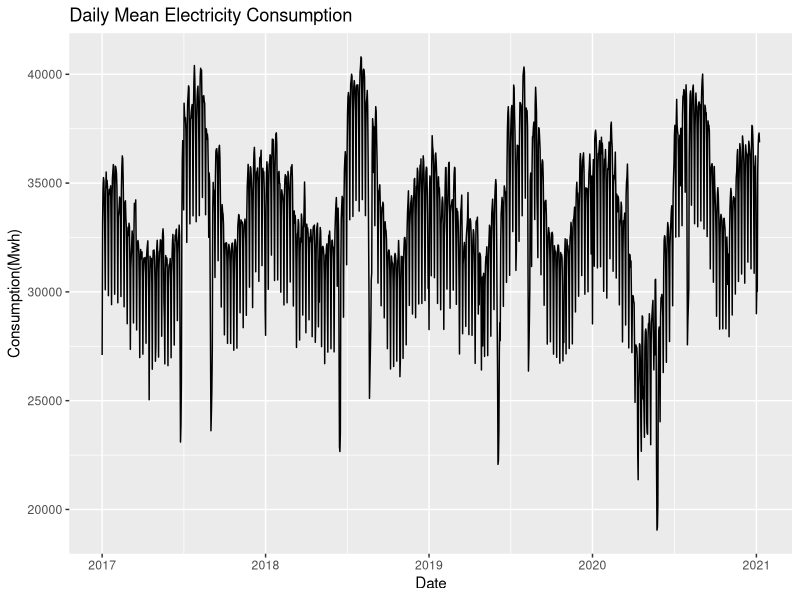
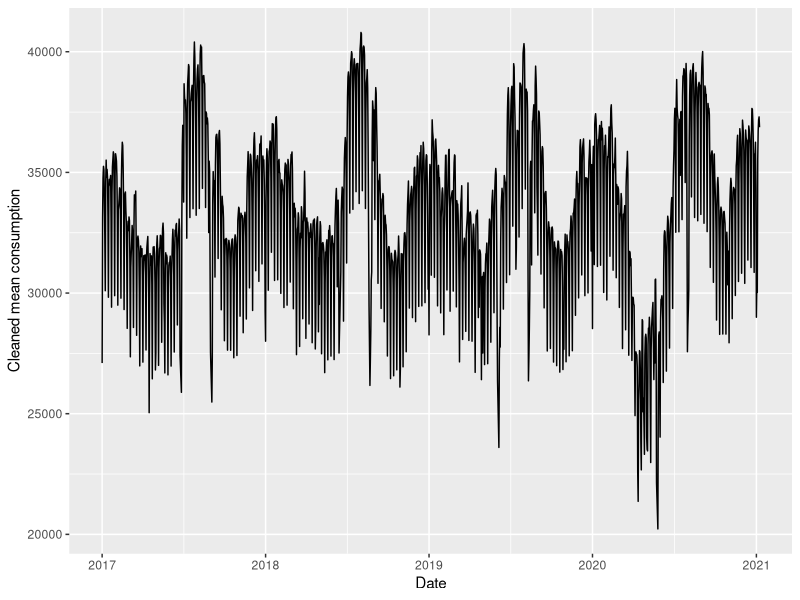
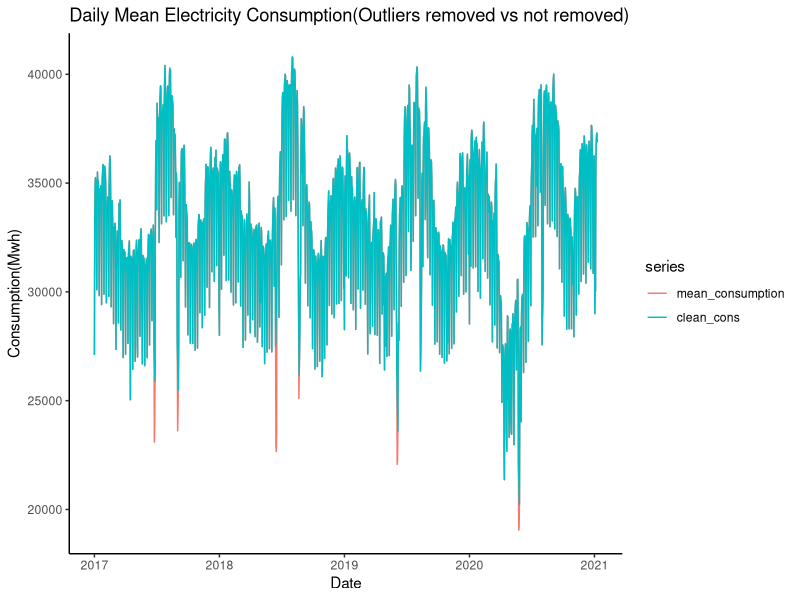
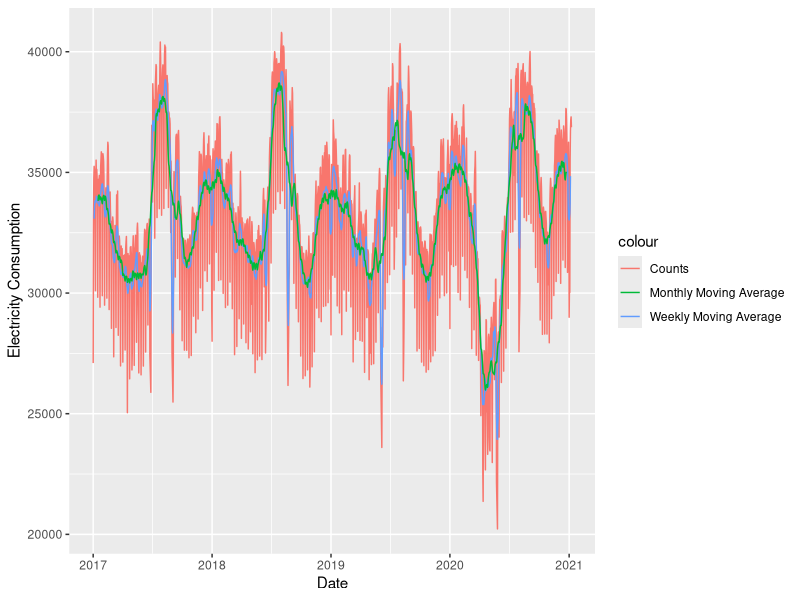
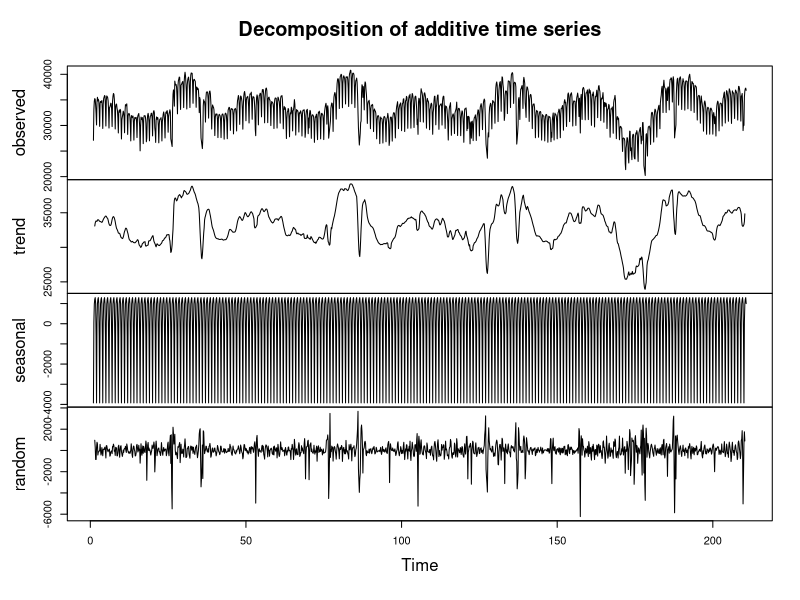
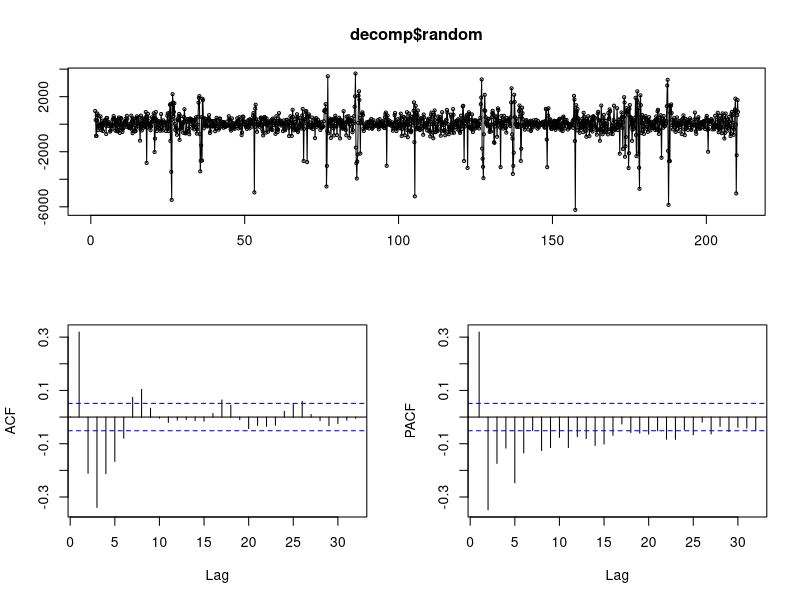
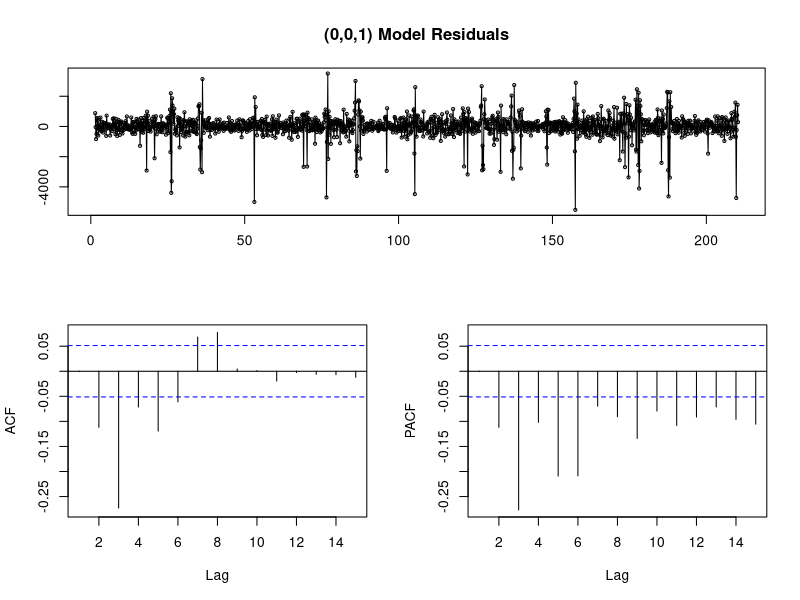
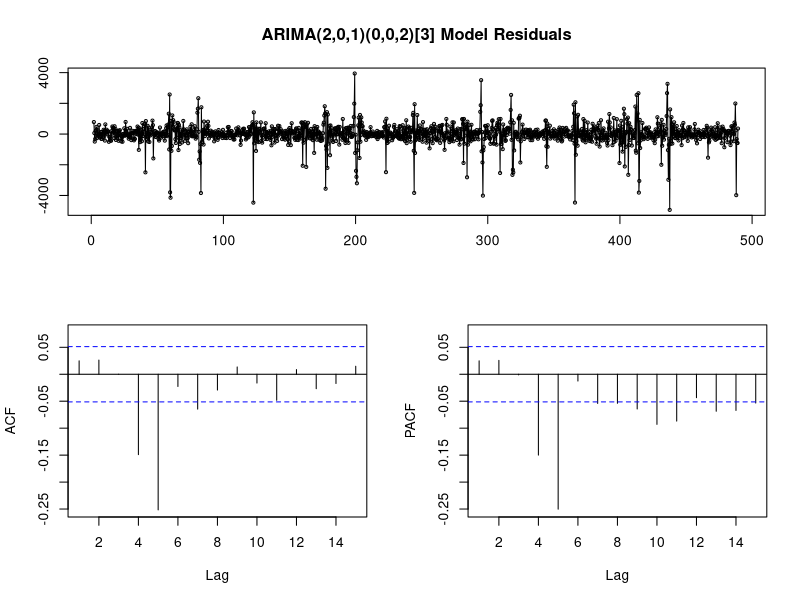

Source code (R) for these figures, in order: (Note: this script raises an error after producing the figures.)
## ---- chunk 1
knitr::opts_chunk$set(echo = TRUE,message=FALSE, warning=FALSE)
## ---- chunk 2
library('ggplot2')
library('forecast')
library('tseries')
library("data.table")
library("lubridate")
library("zoo")

## ---- chunk 3
consumption = fread('RealTimeConsumption-01012017-08012021.csv', header=TRUE)

names(consumption)[names(consumption) == "Consumption (MWh)"] <- "cons"
consumption[,Date:=as.Date(Date,"%d.%m.%Y")]
consumption[,cons:=as.numeric(gsub(",", "", cons))]
daily_consumption=consumption[,list(mean_consumption=mean(cons,na.rm=T)),by=list(Date)]
## ---- chunk 4


ggplot(daily_consumption, aes(Date, mean_consumption)) + geom_line()  + labs(x="Date",y="Consumption(Mwh)",title="Daily Mean Electricity Consumption")


## ---- chunk 5
is.ts(daily_consumption)
daily_consumption
cons_ts = ts(daily_consumption[, c('mean_consumption')])

daily_consumption$clean_cons = tsclean(cons_ts)

ggplot() + 
  geom_line(data = daily_consumption, aes(x = Date, y = clean_cons)) + ylab('Cleaned mean consumption')


## ---- chunk 6
ts_data<-ts(daily_consumption,start = c(2017, 1,1),frequency = 365)
autoplot(ts_data[,c("mean_consumption","clean_cons")]) +
  theme_classic()+
  labs( x="Date",y="Consumption(Mwh)",title=("Daily Mean Electricity Consumption(Outliers removed vs not removed)"))

## ---- chunk 7
daily_consumption$cons_ma = ma(daily_consumption$clean_cons, order=7) # using the clean count with no outliers
daily_consumption$cons_ma30 = ma(daily_consumption$clean_cons, order=30)


ggplot() + 
  geom_line(data = daily_consumption, aes(x = Date, y = clean_cons, colour = "Counts")) +
  geom_line(data = daily_consumption, aes(x = Date, y = cons_ma,   colour = "Weekly Moving Average"))  +
  geom_line(data = daily_consumption, aes(x = Date, y = cons_ma30, colour = "Monthly Moving Average"))  +
  ylab('Electricity Consumption')

## ---- chunk 8
ts_data1 = ts(na.omit(daily_consumption$clean_cons), frequency=7) 
decomp = decompose(ts_data1)
plot(decomp) 

## ---- chunk 9
require(urca)
unt_test=ur.kpss(decomp$random) 
summary(unt_test)

## ---- chunk 10

tsdisplay(decomp$random)

## ---- chunk 11
library(stats)
fitted=auto.arima(decomp$random,seasonal=F,trace=T)
## ---- chunk 12
random<-decomp$random
model <- arima(random, order=c(0,0,1))
print(model)
AIC(model)
BIC(model)

## ---- chunk 13

tsdisplay(residuals(model), lag.max=15, main='(0,0,1) Model Residuals') 

## ---- chunk 14


x=ts(decomp$random,freq=3)
model <-auto.arima(x, seasonal=T, trace=T)
print(model)
tsdisplay(residuals(model), lag.max=15, main='ARIMA(2,0,1)(0,0,2)[3] Model Residuals') 


## ---- chunk 15
model<-arima(x,order=c(2,0,5),seasonal = c(0,0,2))
print(model)
BIC(model)
tsdisplay(residuals(model), lag.max=15, main='ARIMA(2,0,5)(0,0,2)[3] Model Residuals')


## ---- chunk 16

model <-arima(decomp$random, order=c(3,0,1))
print(model)


## ---- chunk 17

tsdisplay(residuals(model), lag.max=15, main='(3,0,1) Model Residuals') 


## ---- chunk 18
model <-arima(decomp$random, order=c(3,0,1))
model_fitted<-decomp$random-residuals(model)
model_fitted_transformed <- model_fitted+decomp$trend+decomp$seasonal
# combining the two fr autoplot
comb_ts <- cbind(decomp$random, model_fitted)
ts_comb<-ts(comb_ts,start = c(2017, 1,1),frequency = 365)


autoplot(ts_comb, xlab = "Year", ylab = "Electricity Consumption-Random Term",main="Electricity Consumption-Random Term(2017-2021)")
#points(model_fitted, type = "l", col = 2, lty = 2)

## ---- chunk 19
library("tseries")    
comb_ts <- cbind(ts_data1, model_fitted_transformed)
ts_comb<-ts(comb_ts,start = c(2017, 1,1),frequency = 365)
## ---- chunk 20
autoplot(ts_comb, xlab = "Year", ylab = "Electricity Consumption",main="Electricity Consumption Model vs Observed(2017-2021)")
## ---- chunk 21

model_forecast<- predict(model, n.ahead = 14)$pred

last_trend_value <-as.numeric(rep(tail(decomp$trend[!is.na(decomp$trend)],1),14))
seasonality=as.numeric(tail(decomp$seasonal,14))
#back to the original series
model_forecast=model_forecast+last_trend_value+seasonality
model_forecast
## ---- chunk 22
x=ts(decomp$random,freq=3)
model<-arima(x,order=c(2,0,5),seasonal = c(0,0,2))
model_forecast2<- predict(model, n.ahead = 14)$pred

last_trend_value <-as.numeric(rep(tail(decomp$trend[!is.na(decomp$trend)],1),14))
seasonality=as.numeric(tail(decomp$seasonal,14))
#back to the original series
model_forecast2=model_forecast2+last_trend_value+seasonality
model_forecast2
## ---- chunk 23
daily_consumption[,differ:=clean_cons-shift(clean_cons,7)]
ggplot(daily_consumption,aes(x=Date)) + geom_line(aes(y=differ))
unt_test=ur.kpss(daily_consumption$differ) 
summary(unt_test)
## ---- chunk 24
tsdisplay(daily_consumption$differ)
daily_consumption$differ<-ts(daily_consumption$differ,freq=7)
fitted=auto.arima(daily_consumption$differ,seasonal = T,trace=T)
tsdisplay(residuals(fitted), lag.max=21, main='(2,0,1)(2,0,0)[7] Model Residuals') 

## ---- chunk 25
fitted
nahead=14
forecasted=forecast(fitted,h=nahead)
forecasted
## ---- chunk 26
#forecasted value with second approach
temporary=copy(daily_consumption)

test=daily_consumption[1:nahead]
test[,mean_consumption:=NA]
test$Date=max(daily_consumption$Date)+c(1:nahead)
test[,predicted_differ:=as.numeric(forecasted$mean)]

temporary=rbindlist(list(temporary,test),fill=T,use.names=T)
temporary[is.na(predicted_differ),predicted_differ:=differ] # past values are known

# transforming to the original scale
temporary[,forecastval:=predicted_differ+shift(mean_consumption,7)]
tail(temporary,14)

## ---- chunk 27
temporary$mean_consumption[1470:1476]=temporary$forecastval[1470:1476]
temporary[,forecastval:=predicted_differ+shift(mean_consumption,7)]
tail(temporary,14)
## ---- chunk 28
consumption_14_Days = fread('test-09012021-23012021.csv', header=TRUE)
setnames(consumption_14_Days,"Tüketim Miktarý (MWh)","cons")
consumption_14_Days[,Tarih:=as.Date(Tarih,"%d.%m.%Y")]
consumption_14_Days[,cons:=as.numeric(gsub(",", "", cons))]
daily_consumption_14=consumption_14_Days[,list(mean_consumption=mean(cons,na.rm=T)),by=list(Tarih)]
daily_consumption_14=daily_consumption_14[1:14]
## ---- chunk 29
error_test <- function(actual, forecasted){
  n=length(actual)
  error = actual-forecasted
  mean=mean(actual)
  sd=sd(actual)
  bias = sum(error)/sum(actual)
  mape = sum(abs(error/actual))/n
  mad = sum(abs(error))/n
  wmape = mad/mean
  df = data.frame(n,mean,sd,bias,mape,mad,wmape)
  return(df)
}

## ---- chunk 30
acurracy_for_first_model=error_test(daily_consumption_14$mean_consumption,model_forecast)
acurracy_for_first_model
accuracy_for_second_model=error_test(daily_consumption_14$mean_consumption, model_forecast2)
accuracy_for_second_model
accuracy_for_third_model=error_test(daily_consumption_14$mean_consumption, temporary[1470:1483,forecastval])
accuracy_for_third_model
